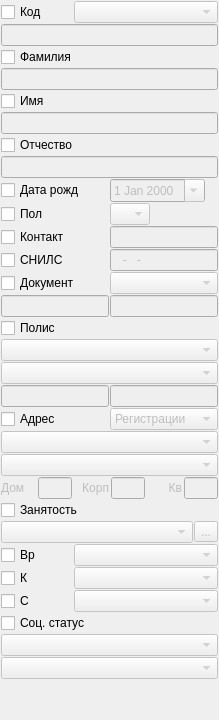
        <widget class="QWidget" name="tabFind">
         <attribute name="title">
          <string>&amp;Поиск</string>
         </attribute>
         <layout class="QGridLayout" name="gridLayout_18">
          <property name="margin">
           <number>1</number>
          </property>
          <property name="spacing">
           <number>1</number>
          </property>
          <item row="11" column="0" colspan="3">
           <widget class="QCheckBox" name="chkFilterContact">
            <property name="text">
             <string>Контакт</string>
            </property>
           </widget>
          </item>
          <item row="15" column="3" colspan="4">
           <widget class="CRBComboBox" name="cmbFilterDocumentType">
            <property name="enabled">
             <bool>false</bool>
            </property>
            <property name="sizePolicy">
             <sizepolicy hsizetype="Preferred" vsizetype="Fixed">
              <horstretch>0</horstretch>
              <verstretch>0</verstretch>
             </sizepolicy>
            </property>
            <property name="minimumSize">
             <size>
              <width>100</width>
              <height>0</height>
             </size>
            </property>
           </widget>
          </item>
          <item row="24" column="0" colspan="7">
           <layout class="QHBoxLayout" name="horizontalLayout_5">
            <property name="spacing">
             <number>2</number>
            </property>
            <item>
             <widget class="QLabel" name="lblFilterAddressHouse">
              <property name="enabled">
               <bool>false</bool>
              </property>
              <property name="text">
               <string>Дом</string>
              </property>
              <property name="alignment">
               <set>Qt::AlignLeading|Qt::AlignLeft|Qt::AlignVCenter</set>
              </property>
              <property name="buddy">
               <cstring>edtFilterAddressHouse</cstring>
              </property>
             </widget>
            </item>
            <item>
             <widget class="QLineEdit" name="edtFilterAddressHouse">
              <property name="enabled">
               <bool>false</bool>
              </property>
              <property name="sizePolicy">
               <sizepolicy hsizetype="Ignored" vsizetype="Fixed">
                <horstretch>0</horstretch>
                <verstretch>0</verstretch>
               </sizepolicy>
              </property>
             </widget>
            </item>
            <item>
             <widget class="QLabel" name="lblFilterAddressCorpus">
              <property name="enabled">
               <bool>false</bool>
              </property>
              <property name="text">
               <string>Корп</string>
              </property>
              <property name="alignment">
               <set>Qt::AlignRight|Qt::AlignTrailing|Qt::AlignVCenter</set>
              </property>
              <property name="buddy">
               <cstring>edtFilterAddressCorpus</cstring>
              </property>
             </widget>
            </item>
            <item>
             <widget class="QLineEdit" name="edtFilterAddressCorpus">
              <property name="enabled">
               <bool>false</bool>
              </property>
              <property name="sizePolicy">
               <sizepolicy hsizetype="Ignored" vsizetype="Fixed">
                <horstretch>0</horstretch>
                <verstretch>0</verstretch>
               </sizepolicy>
              </property>
             </widget>
            </item>
            <item>
             <widget class="QLabel" name="lblFilterAddressFlat">
              <property name="enabled">
               <bool>false</bool>
              </property>
              <property name="text">
               <string>Кв</string>
              </property>
              <property name="alignment">
               <set>Qt::AlignRight|Qt::AlignTrailing|Qt::AlignVCenter</set>
              </property>
              <property name="buddy">
               <cstring>edtFilterAddressFlat</cstring>
              </property>
             </widget>
            </item>
            <item>
             <widget class="QLineEdit" name="edtFilterAddressFlat">
              <property name="enabled">
               <bool>false</bool>
              </property>
              <property name="sizePolicy">
               <sizepolicy hsizetype="Ignored" vsizetype="Fixed">
                <horstretch>0</horstretch>
                <verstretch>0</verstretch>
               </sizepolicy>
              </property>
             </widget>
            </item>
           </layout>
          </item>
          <item row="26" column="0" colspan="6">
           <widget class="COrgComboBox" name="cmbWorkOrganisation">
            <property name="enabled">
             <bool>false</bool>
            </property>
           </widget>
          </item>
          <item row="17" column="0" colspan="7">
           <widget class="QCheckBox" name="chkFilterPolicy">
            <property name="text">
             <string>Полис</string>
            </property>
           </widget>
          </item>
          <item row="25" column="0" colspan="6">
           <widget class="QCheckBox" name="chkFilterWorkOrganisation">
            <property name="text">
             <string>Занятость</string>
            </property>
           </widget>
          </item>
          <item row="33" column="0">
           <spacer name="verticalSpacer_3">
            <property name="orientation">
             <enum>Qt::Vertical</enum>
            </property>
            <property name="sizeHint" stdset="0">
             <size>
              <width>20</width>
              <height>40</height>
             </size>
            </property>
           </spacer>
          </item>
          <item row="26" column="6">
           <widget class="QToolButton" name="btnSelectWorkOrganisation">
            <property name="enabled">
             <bool>false</bool>
            </property>
            <property name="text">
             <string>...</string>
            </property>
           </widget>
          </item>
          <item row="12" column="3" colspan="4">
           <widget class="QLineEdit" name="edtFilterSNILS">
            <property name="enabled">
             <bool>false</bool>
            </property>
            <property name="inputMask">
             <string>999-999-999 99; </string>
            </property>
           </widget>
          </item>
          <item row="0" column="2" colspan="5">
           <widget class="CRBComboBox" name="cmbFilterAccountingSystem">
            <property name="enabled">
             <bool>false</bool>
            </property>
           </widget>
          </item>
          <item row="11" column="3" colspan="4">
           <widget class="QLineEdit" name="edtFilterContact">
            <property name="enabled">
             <bool>false</bool>
            </property>
           </widget>
          </item>
          <item row="18" column="0" colspan="7">
           <widget class="CRBComboBox" name="cmbFilterPolicyType">
            <property name="enabled">
             <bool>false</bool>
            </property>
           </widget>
          </item>
          <item row="28" column="0" colspan="2">
           <widget class="QCheckBox" name="chkFilterLocationCardType">
            <property name="toolTip">
             <string>Место нахождения амбулаторной карты</string>
            </property>
            <property name="text">
             <string>К</string>
            </property>
           </widget>
          </item>
          <item row="28" column="2" colspan="5">
           <widget class="CRBComboBox" name="cmbFilterLocationCardType">
            <property name="enabled">
             <bool>false</bool>
            </property>
           </widget>
          </item>
          <item row="29" column="0" colspan="2">
           <widget class="QCheckBox" name="chkFilterStatusObservationType">
            <property name="toolTip">
             <string>Статус наблюдения пациента</string>
            </property>
            <property name="text">
             <string>С</string>
            </property>
           </widget>
          </item>
          <item row="9" column="3" colspan="4">
           <widget class="CDateEdit" name="edtFilterBirthDay">
            <property name="enabled">
             <bool>false</bool>
            </property>
            <property name="sizePolicy">
             <sizepolicy hsizetype="Maximum" vsizetype="Fixed">
              <horstretch>0</horstretch>
              <verstretch>0</verstretch>
             </sizepolicy>
            </property>
            <property name="calendarPopup">
             <bool>true</bool>
            </property>
           </widget>
          </item>
          <item row="29" column="2" colspan="5">
           <widget class="CRBComboBox" name="cmbFilterStatusObservationType">
            <property name="enabled">
             <bool>false</bool>
            </property>
           </widget>
          </item>
          <item row="10" column="5" colspan="2">
           <spacer>
            <property name="orientation">
             <enum>Qt::Horizontal</enum>
            </property>
            <property name="sizeHint" stdset="0">
             <size>
              <width>21</width>
              <height>20</height>
             </size>
            </property>
           </spacer>
          </item>
          <item row="12" column="0" colspan="3">
           <widget class="QCheckBox" name="chkFilterSNILS">
            <property name="text">
             <string>СНИЛС</string>
            </property>
           </widget>
          </item>
          <item row="10" column="0" colspan="3">
           <widget class="QCheckBox" name="chkFilterSex">
            <property name="text">
             <string>Пол</string>
            </property>
           </widget>
          </item>
          <item row="10" column="3" colspan="2">
           <widget class="QComboBox" name="cmbFilterSex">
            <property name="enabled">
             <bool>false</bool>
            </property>
            <property name="maximumSize">
             <size>
              <width>40</width>
              <height>16777215</height>
             </size>
            </property>
            <item>
             <property name="text">
              <string/>
             </property>
            </item>
            <item>
             <property name="text">
              <string>М</string>
             </property>
            </item>
            <item>
             <property name="text">
              <string>Ж</string>
             </property>
            </item>
           </widget>
          </item>
          <item row="15" column="0" colspan="3">
           <widget class="QCheckBox" name="chkFilterDocument">
            <property name="text">
             <string>Документ</string>
            </property>
           </widget>
          </item>
          <item row="16" column="0" colspan="3">
           <widget class="QLineEdit" name="edtFilterDocumentSerial">
            <property name="enabled">
             <bool>false</bool>
            </property>
           </widget>
          </item>
          <item row="16" column="3" colspan="4">
           <widget class="QLineEdit" name="edtFilterDocumentNumber">
            <property name="enabled">
             <bool>false</bool>
            </property>
           </widget>
          </item>
          <item row="19" column="0" colspan="7">
           <widget class="CInsurerComboBox" name="cmbFilterPolicyInsurer">
            <property name="enabled">
             <bool>false</bool>
            </property>
           </widget>
          </item>
          <item row="20" column="0" colspan="3">
           <widget class="CPolicySerialEdit" name="edtFilterPolicySerial">
            <property name="enabled">
             <bool>false</bool>
            </property>
           </widget>
          </item>
          <item row="20" column="3" colspan="4">
           <widget class="QLineEdit" name="edtFilterPolicyNumber">
            <property name="enabled">
             <bool>false</bool>
            </property>
           </widget>
          </item>
          <item row="21" column="0" colspan="3">
           <widget class="QCheckBox" name="chkFilterAddress">
            <property name="text">
             <string>Адрес</string>
            </property>
           </widget>
          </item>
          <item row="23" column="0" colspan="7">
           <widget class="CStreetComboBox" name="cmbFilterAddressStreet">
            <property name="enabled">
             <bool>false</bool>
            </property>
            <property name="sizePolicy">
             <sizepolicy hsizetype="Expanding" vsizetype="Fixed">
              <horstretch>0</horstretch>
              <verstretch>0</verstretch>
             </sizepolicy>
            </property>
           </widget>
          </item>
          <item row="21" column="3" colspan="4">
           <widget class="QComboBox" name="cmbFilterAddressType">
            <property name="enabled">
             <bool>false</bool>
            </property>
            <property name="sizePolicy">
             <sizepolicy hsizetype="Expanding" vsizetype="Fixed">
              <horstretch>0</horstretch>
              <verstretch>0</verstretch>
             </sizepolicy>
            </property>
            <item>
             <property name="text">
              <string>Регистрации</string>
             </property>
            </item>
            <item>
             <property name="text">
              <string>Проживания</string>
             </property>
            </item>
           </widget>
          </item>
          <item row="22" column="0" colspan="7">
           <widget class="CKLADRComboBox" name="cmbFilterAddressCity">
            <property name="enabled">
             <bool>false</bool>
            </property>
            <property name="sizePolicy">
             <sizepolicy hsizetype="Expanding" vsizetype="Fixed">
              <horstretch>0</horstretch>
              <verstretch>0</verstretch>
             </sizepolicy>
            </property>
           </widget>
          </item>
          <item row="0" column="0" colspan="2">
           <widget class="QCheckBox" name="chkFilterId">
            <property name="text">
             <string>Код</string>
            </property>
           </widget>
          </item>
          <item row="3" column="0" colspan="7">
           <widget class="QCheckBox" name="chkFilterLastName">
            <property name="text">
             <string>Фамилия</string>
            </property>
           </widget>
          </item>
          <item row="2" column="0" colspan="7">
           <widget class="QLineEdit" name="edtFilterId">
            <property name="enabled">
             <bool>false</bool>
            </property>
            <property name="maxLength">
             <number>16</number>
            </property>
           </widget>
          </item>
          <item row="5" column="0" colspan="7">
           <widget class="QCheckBox" name="chkFilterFirstName">
            <property name="text">
             <string>Имя</string>
            </property>
           </widget>
          </item>
          <item row="4" column="0" colspan="7">
           <widget class="QLineEdit" name="edtFilterLastName">
            <property name="enabled">
             <bool>false</bool>
            </property>
           </widget>
          </item>
          <item row="6" column="0" colspan="7">
           <widget class="QLineEdit" name="edtFilterFirstName">
            <property name="enabled">
             <bool>false</bool>
            </property>
           </widget>
          </item>
          <item row="7" column="0" colspan="7">
           <widget class="QCheckBox" name="chkFilterPatrName">
            <property name="text">
             <string>Отчество</string>
            </property>
           </widget>
          </item>
          <item row="8" column="0" colspan="7">
           <widget class="QLineEdit" name="edtFilterPatrName">
            <property name="enabled">
             <bool>false</bool>
            </property>
           </widget>
          </item>
          <item row="9" column="0" colspan="3">
           <widget class="QCheckBox" name="chkFilterBirthDay">
            <property name="sizePolicy">
             <sizepolicy hsizetype="Preferred" vsizetype="Fixed">
              <horstretch>0</horstretch>
              <verstretch>0</verstretch>
             </sizepolicy>
            </property>
            <property name="text">
             <string>Дата рожд</string>
            </property>
           </widget>
          </item>
          <item row="30" column="0" colspan="5">
           <widget class="QCheckBox" name="chkFilterSocStatuses">
            <property name="text">
             <string>Соц. статус</string>
            </property>
           </widget>
          </item>
          <item row="31" column="0" colspan="7">
           <widget class="CSocStatusComboBox" name="cmbFilterSocStatClass">
            <property name="enabled">
             <bool>false</bool>
            </property>
           </widget>
          </item>
          <item row="32" column="0" colspan="7">
           <widget class="CRBComboBox" name="cmbFilterSocStatType">
            <property name="enabled">
             <bool>false</bool>
            </property>
           </widget>
          </item>
          <item row="27" column="0" colspan="2">
           <widget class="QCheckBox" name="chkFilterHurtType">
            <property name="text">
             <string>Вр</string>
            </property>
           </widget>
          </item>
          <item row="27" column="2" colspan="5">
           <widget class="CRBComboBox" name="cmbFilterHurtType">
            <property name="enabled">
             <bool>false</bool>
            </property>
           </widget>
          </item>
         </layout>
        </widget>
